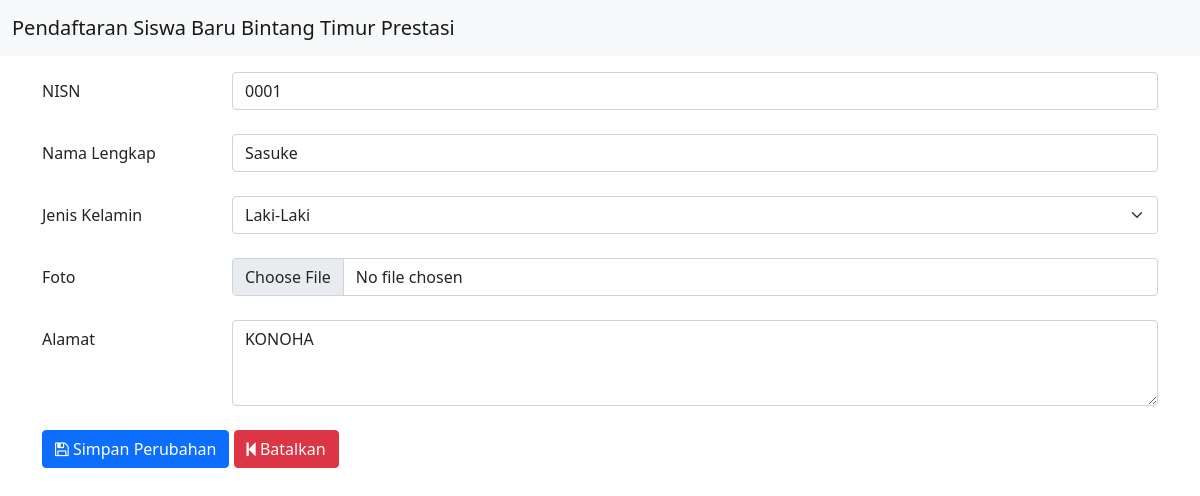
The app's page /kelola.php?ubah=50 with its own data.
### tables this page shows
CREATE TABLE `siswa` (
  `id` int(11) NOT NULL,
  `nisn` varchar(15) NOT NULL,
  `nama_siswa` varchar(50) NOT NULL,
  `jenis_kelamin` varchar(15) NOT NULL,
  `foto_siswa` varchar(50) NOT NULL,
  `alamat` varchar(150) NOT NULL
);

### kelola.php (the view, shortened to what this page needs)
<!DOCTYPE html>
<?php
include 'koneksi.php';
$nisn = '';
$nama_siswa = '';
$jenis_kelamin = '';
$alamat = '';
if (isset($_GET['ubah'])) {
    $id = $_GET['ubah'];
    $query = " SELECT * FROM siswa WHERE id='$id'";
    $sql = mysqli_query($conn, $query);
    $result = mysqli_fetch_assoc($sql);
    $nisn = $result['nisn'];
    $nama_siswa = $result['nama_siswa'];
    $jenis_kelamin = $result['jenis_kelamin'];
    $alamat = $result['alamat'];
}
?>
<html lang="en">
<head>
    <link href="css/bootstrap.min.css" rel="stylesheet">
    <link rel="stylesheet" href="fontawesome/css/font-awesome.min.css">
</head>
<body>
    <nav class="navbar navbar-light bg-light mb-3">
        <div class="container-fluid">
            <a class="navbar-brand" href="#">
                Pendaftaran Siswa Baru Bintang Timur Prestasi
            </a>
        </div>
    </nav>
    <div class="container">
        <form action="proses.php" method="POST" enctype="multipart/form-data">
            <div class="mb-4 row">
                <label for="nisn" class="col-sm-2 col-form-label">NISN</label>
                <div class="col-sm-10">
                    <input type="text" name="nisn" class="form-control" id="nisn" placeholder="Ex: 080989999" required
                        value="<?= $nisn; ?>">
                </div>
            </div>
            <div class="mb-4 row">
                <label for="nama" class="col-sm-2 col-form-label">Nama Lengkap</label>
                <div class="col-sm-10">
                    <input type="text" name="nama_siswa" class="form-control" id="nama" placeholder="Ex :Teguh Irawan"
                        required value="<?= $nama_siswa; ?>">
                </div>
            </div>
            <div class="mb-4 row">
                <label for="jkel" class="col-sm-2 col-form-label">Jenis Kelamin</label>
                <div class="col-sm-10">
                    <select required id="jkel" name="jenis_kelamin" class="form-select">
                        <option <?php if ($jenis_kelamin == 'Laki-Laki') {
                                    echo "selected";
                                } ?> value="Laki-Laki">Laki-Laki</option>
                    </select>
                </div>
            </div>
            <div class="mb-4 row">
                <label for="foto" class="col-sm-2 col-form-label">Foto</label>
                <div class="col-sm-10">
                    <input <?php if (!isset($_GET['ubah'])) {
                                echo "required";
                            } ?> type="file" name="foto" class="form-control" id="nama">
                </div>
            </div>
            <div class="mb-4 row">
                <label for="alamat" class="col-sm-2 col-form-label">Alamat</label>
                <div class="col-sm-10">
                    <textarea class="form-control" name="alamat" rows="3" cols="50" required><?= $alamat; ?></textarea>
                </div>
            </div>
            <div class="mb-3 row mt-4">
                <div class="col">
                    <?php
                    if (isset($_GET['ubah'])) { ?>
                    <button type="submit" name="aksi" value="edit" class="btn btn-primary">
                        <i class="fa fa-floppy-o" aria-hidden="true"></i>
                        Simpan Perubahan
                    </button>
                    <?php } ?>
                    <a href="index.php" type="button" class="btn btn-danger">
                        <i class="fa fa-step-backward" aria-hidden="true"></i>
                        Batalkan
                    </a>
                </div>
            </div>
        </form>
    </div>
</body>
</html>

### records on screen
siswa: nisn "0001", nama_siswa "Sasuke", jenis_kelamin "Laki-Laki", alamat "KONOHA"
